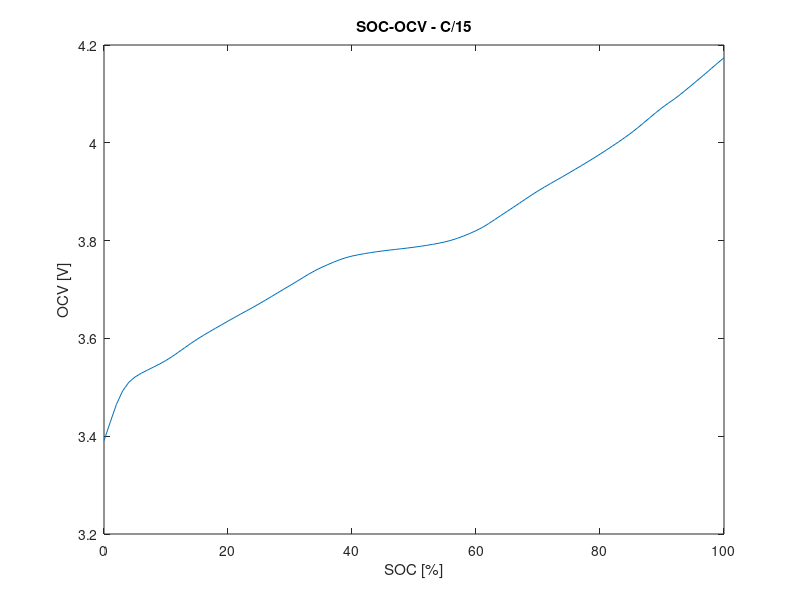

Write MATLAB code to recreate this figure. (Note: this script raises an error after producing the figure.)
%% Code Description: OCV-RRC Battery Model Simulation 

clc; close all; clear all
%% SOC-OCV Relationship for Lithium Polymer Battery
load soc_ocv % Artifical SOC-OCV Data
plot(soc_ocv(:,1)*100, soc_ocv(:,2))
xlabel('SOC [%]'); ylabel('OCV [V]'), title('SOC-OCV - C/15');
%% Load Current Profile for a driving cycle
Batt = xlsread('Current.csv', 'A3:B174277');
LiPoly.RecordingTime                  = Batt(:,1);
LiPoly.PEC_Measured_Current           = Batt(:,2);

%% Resample the Data from 10 Hz to 1 Hz
LiPoly.PEC_Measured_Current  = LiPoly.PEC_Measured_Current(1:10:end);
LiPoly.RecordingTime         = LiPoly.RecordingTime(1:10:end);
% Current Def. is reversed (+) Discharging, (-) Charging
LiPoly.PEC_Measured_Current_R = - LiPoly.PEC_Measured_Current;
%% Simulate the OCVRRC Model
[LiPoly.Terminal_Voltage, LiPoly.SOC] = OCVRRC_Model(LiPoly.PEC_Measured_Current_R );
%% Plot Current
figure
subplot(3,1,1);
plot(LiPoly.RecordingTime(1:length(LiPoly.Terminal_Voltage))/3600,...
     LiPoly.Terminal_Voltage, '--', 'LineWidth', 1.5);
legend('V'); ylabel('Voltage [V]'); xlabel('Time [h]'); title('I, V, SOC - OCVRRC Battery Model')
subplot(3,1,2);
plot(LiPoly.RecordingTime(1:length(LiPoly.SOC))/3600, LiPoly.SOC, '--', 'LineWidth', 1.5);
legend('SOC'); ylabel('SOC [%]'); xlabel('Time [h]');
subplot(3,1,3);
plot(LiPoly.RecordingTime/3600, LiPoly.PEC_Measured_Current_R, '--', 'LineWidth', 1.5);
legend('Current Input'); ylabel('Current [A]'); xlabel('Time [h]');
